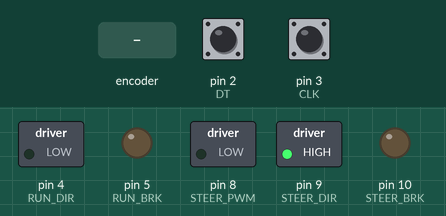
The sketch below on a simulated Arduino Uno, built with avr-gcc and run on an emulated ATmega328P. On the bench: switched loads named in the sketch (green lamp = pin HIGH), output pins drawn as LEDs (lit = HIGH). The test bench sets the inputs (shaded band); at power-on: pin 2 (DT) HIGH, pin 3 (CLK) HIGH. What the sketch prints to the serial monitor is not drawn.

Above: at 1.2 s.
1.3 s: rotary encoder on pin 3 (CLK) / pin 2 (DT) turned 1 step (first pin leading)
3.0 s: rotary encoder on pin 3 (CLK) / pin 2 (DT) turned 2 steps (second pin leading)
Timing chart, 0 to 6.0 s (numbered marks = the images above; inputs shaded):
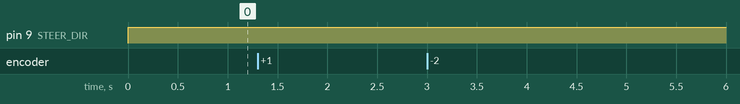

Measured:
- after the input at 1.3 s, every drawn part: stays the same
- after the input at 3.0 s, every drawn part: stays the same

The sketch:

tetetetest0318.ino
```cpp
#include <Arduino.h>
//#include <ros.h>
//#include <std_msgs/String.h>
// #include <std_msgs/Int16.h>
// #include <std_msgs/Int32.h>
// #include <geometry_msgs/Twist.h>
// #include "math.h"
////////////////////////////////////
const int RUN_DIR = 4; // foward or backward
const int RUN_PWM = 3; // move or stop
const int RUN_BRK = 5; // let motor move
const int STEER_DIR = 9; // left or right
const int STEER_PWM = 8; // motor speed
const int STEER_BRK = 10; // let motor move
const int DEFAULT_DEG = 18; // steer 각도 세팅

#define CLK 3   // 2번핀을 CLK로 지정 otb
#define DT 2 // 3번핀을 DT로 지정 ota
// #define SW 44    // 4번핀을 스위치핀으로 지정 ots

int counter = 0;           // 회전 카운터 측정용 변수
int currentStateCLK;       // CLK의 현재 신호상태 저장용 변수
int lastStateCLK;          // 직전 CLK의 신호상태 저장용 변수
String currentDir ="";      // 현재 회전 방향 출력용 문자열 저장 변수
unsigned long lastButtonPress = 0;     // 버튼 눌림 상태 확인용 변수
////////////////////////////////////
const int velocity = 255 / 3;
////////////////////////////////
void goForward(int intVelocity);
void goBackward();
void turnLeft(int intSteer);
void turnRight(int intSteer);
void brake();
///////////////////////////////
// ros::NodeHandle  nh;
// std_msgs::Int16 speed_read;
// std_msgs::Int32 steer_read;
///////////////////////////////
void goForward(int intVelocity = velocity)
{
  digitalWrite(RUN_BRK, LOW);
  analogWrite(RUN_PWM, intVelocity);
  delay(400);
  digitalWrite(RUN_DIR, LOW);
  delay(3000);
  analogWrite(RUN_PWM, intVelocity);
  delay(400);
}

void goBackward(int intVelocity = velocity)
{
  digitalWrite(RUN_BRK, LOW);
  analogWrite(RUN_PWM, intVelocity);
  delay(400);
  digitalWrite(RUN_DIR, HIGH);
  delay(3000);
  analogWrite(RUN_PWM, intVelocity);
  delay(400);
}

void turnLeft(int intSteer)
{
  digitalWrite(STEER_BRK, LOW);
  digitalWrite(STEER_DIR, LOW);
  analogWrite(STEER_PWM, 35);
  // delay(100);
  while(1)
    if(encoder() >= -7 && encoder() <= -6){
      Serial.println("done");
      break;
    }

    // if(encoder()*DEFAULT_DEG >= intSteer-5 || encoder()*DEFAULT_DEG <= intSteer+5)
    //   break;
  analogWrite(STEER_PWM, 0);
  delay(1000);
}

void turnRight(int intSteer)
{
  digitalWrite(STEER_BRK, LOW);
  digitalWrite(STEER_DIR, HIGH);
  analogWrite(STEER_PWM, 35);
  while(1){
    int en = encoder();
    if(en >= 5 && en <= 6){
      Serial.println(en);
      break;
    }
  }
    // if(encoder()*DEFAULT_DEG >= intSteer-5 || encoder()*DEFAULT_DEG <= intSteer+5)
    //   break;
  analogWrite(STEER_PWM, 0);
  delay(1000);
}

void straight()
{
  digitalWrite(STEER_BRK, LOW);
  digitalWrite(STEER_DIR, HIGH);
  analogWrite(STEER_PWM, 35);
  while(1){
    int en = encoder();
    if(en >= 1 && en <= 0){
      Serial.println(en);
      break;
    }
  }
    // if(encoder()*DEFAULT_DEG >= intSteer-5 || encoder()*DEFAULT_DEG <= intSteer+5)
    //   break;
  analogWrite(STEER_PWM, 0);
  delay(1000);
}

void brake()
{
  digitalWrite(RUN_BRK, HIGH);
  delay(1000);
}

int encoder()
{
	// CLK핀의 상태를 확인
	currentStateCLK = digitalRead(CLK);

	// CLK핀의 신호가 바뀌었고(즉, 로터리엔코더의 회전이 발생했했고), 그 상태가 HIGH이면(최소 회전단위의 회전이 발생했다면)
	if (currentStateCLK != lastStateCLK  && currentStateCLK == 1){

		// DT핀의 신호를 확인해서 엔코더의 회전 방향을 확인함.

		if (digitalRead(DT) != currentStateCLK) {  // 신호가 다르다면 시계방향 회전
			counter ++;                           // 카운팅 용 숫자 1 증가
			currentDir ="우회전";
		} else {                                 // 신호가 같다면 반시계방향 회전
			counter --;                         // 카운팅 용 숫자 1 감소
			currentDir ="좌회전";
		}

		Serial.print("회전방향: ");
		Serial.print(currentDir);           //회전방향 출력
		Serial.print(" | Counter: ");
		Serial.println(counter);           // 회전 카운팅 출력
	}

	// 현재의 CLK상태를 저장
	lastStateCLK = currentStateCLK;

	// 버튼(스위치)이 눌렸는지 확인
	// int btnState = digitalRead(SW);

	// // 버튼(스위치)가 눌리면
	// if (btnState == LOW ) {
	// 	//버튼이 눌린지 50ms가 지났는지 확인, 즉 버튼이 한번 눌린 후 최소 50 ms는 지나야 버튼이 다시 눌린것으로 감지
	// 	if (millis() - lastButtonPress > 50) {  // 50ms 이상 지났다면
	// 		Serial.println("버튼 눌림!");  //버튼 눌림 메시지 출력
	// 	}

	// 	// 마자막 버튼이 눌린 시간 저장
	// 	lastButtonPress = millis();
  // }
	delay(1);
  return counter;
}

void setup()
{
  pinMode(RUN_DIR, OUTPUT);
  pinMode(RUN_PWM, OUTPUT);
  pinMode(RUN_BRK, OUTPUT);
  pinMode(STEER_DIR, OUTPUT);
  pinMode(STEER_PWM, OUTPUT);
  pinMode(STEER_BRK, OUTPUT);
  pinMode(CLK,INPUT);
	pinMode(DT,INPUT);
  // 스위치핀은 내부 풀업저항 사용
  Serial.begin(9600);

	// CLK핀의 현재 상태 확인
	lastStateCLK = digitalRead(CLK);
}


void loop() {
  // put your main code here, to run repeatedly:
  // turnLeft(50);
  // turnLeft(50);
  turnRight(50);
  // turnLeft(50);
  // delay(1000);
  // brake();
  // delay(2000);
  // goBackward(255/3);
  // delay(1000);
  // brake();
  // turnRight(20);
  // encoder();
  // turnLeft(20);
  delay(2000000000);
  // encoder();
  // delay(500000000000);
  // delay(50);
  // turnLeft(20);
  // delay(50);
  // turnRight(20);
  // delay(50);
}
```
